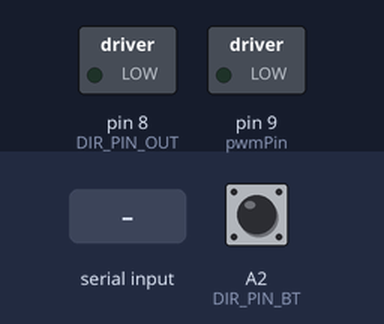
The sketch below on a simulated Arduino Uno, built with avr-gcc and run on an emulated ATmega328P. Shown: switched loads named in the sketch (green lamp = pin HIGH). The inputs (shaded band) are chosen by the test bench; at power-on: A2 (DIR_PIN_BT) HIGH. What the sketch prints to the serial monitor is not drawn.

Above: at 1.2 s.
1.3 s: A2 (DIR_PIN_BT) pulled LOW for 0.15 s
At 1.8 s:
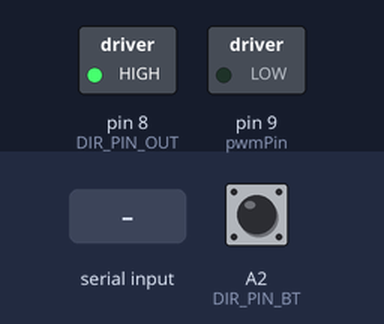
2.9 s: "90,45\n" received over Serial
At 3.6 s:
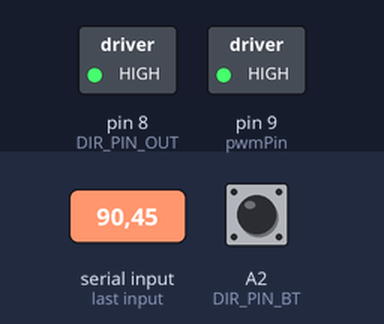
5.3 s: A2 (DIR_PIN_BT) pulled LOW for 1 s
At 6.0 s:
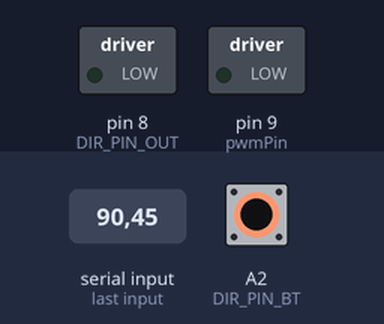
7.8 s: "30,150\n" received over Serial
At 8.5 s:
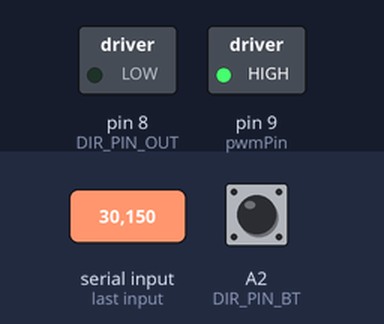
10.2 s: A2 (DIR_PIN_BT) pulled LOW for 3.2 s
At 11.0 s:
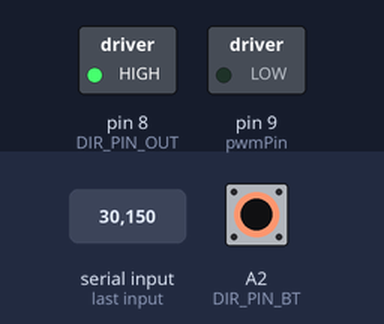
Timing chart, 0 to 13.2 s (numbered marks = the images above; inputs shaded):
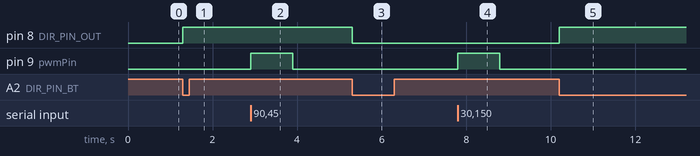

The sketch:

Test_envoie_avec_DIR.ino
```cpp
// === motor_bridge_arduino_dir.ino ===

// --- Définition des broches ---
const int pwmPin = 9;        // PWM vers contrôleur ZS-X11H
const int DIR_PIN_BT = A2;   // Bouton poussoir
const int DIR_PIN_OUT = 8;   // Direction vers ZS-X11H

// --- Variables ---
float accelValue = 0.0;
bool dirState = 0;           // 0 = avant, 1 = arrière
bool lastButtonState = HIGH;
unsigned long lastDebounceTime = 0;
const unsigned long debounceDelay = 200;  // anti-rebond en ms

void setup() {
  Serial.begin(115200);
  pinMode(pwmPin, OUTPUT);
  pinMode(DIR_PIN_OUT, OUTPUT);
  pinMode(DIR_PIN_BT, INPUT_PULLUP);  // bouton avec résistance interne activée

  digitalWrite(DIR_PIN_OUT, dirState);  // direction initiale
  Serial.println("✅ Motor bridge avec changement de direction prêt !");
}

void loop() {
  // --- Lecture de l'accélération (0.0 à 1.0) ---
  if (Serial.available()) {
    accelValue = Serial.parseFloat();
    accelValue = constrain(accelValue, 0.0, 1.0);
    int pwm = map(accelValue * 1000, 0, 1000, 0, 255);
    analogWrite(pwmPin, pwm);
  }

  // --- Lecture du bouton pour inversion de direction ---
  int buttonState = digitalRead(DIR_PIN_BT);
  if (buttonState == LOW && lastButtonState == HIGH && (millis() - lastDebounceTime) > debounceDelay) {
    dirState = !dirState;  // inverse la direction
    digitalWrite(DIR_PIN_OUT, dirState);
    Serial.print("🔄 Changement de direction : ");
    Serial.println(dirState ? "Arrière" : "Avant");
    lastDebounceTime = millis();
  }

  lastButtonState = buttonState;
}
```

Measured:
- after the input at 1.3 s, pin 8 (DIR_PIN_OUT): LOW → HIGH at once
- after the input at 2.9 s, pin 9 (pwmPin): LOW → HIGH at once, → LOW 1.0 s later
- after the input at 5.3 s, pin 8 (DIR_PIN_OUT): HIGH → LOW at once
- after the input at 7.8 s, pin 9 (pwmPin): LOW → HIGH at once, → LOW 1.0 s later
- after the input at 10.2 s, pin 8 (DIR_PIN_OUT): LOW → HIGH at once
